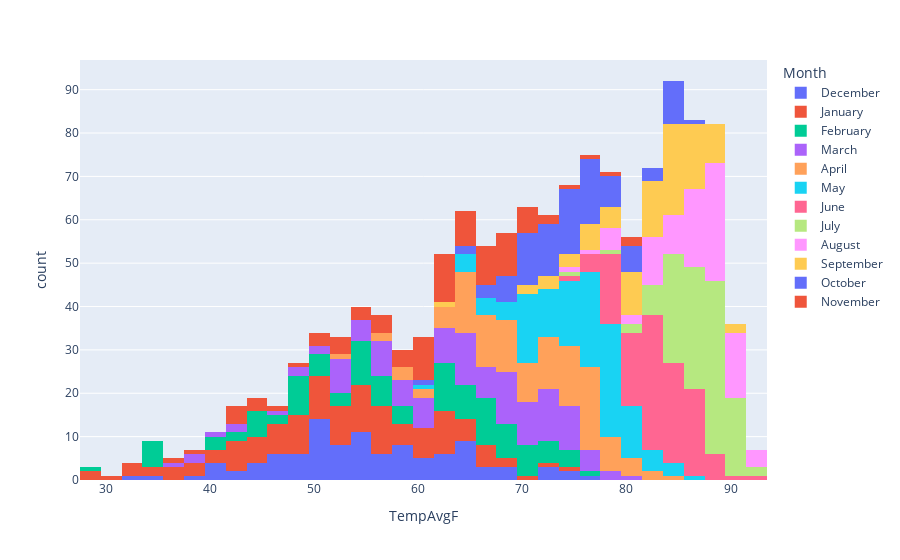

The notebook cell this image was saved under:
### Markdown cell above
You can also introduce some additional granularity to the histogram by having it display the distribution of the data based on a specific column. You can do this by passing in the column name to the `color` parameter.

**Step 3.1** Create a histogram with the distribution of the `TempAvgF` in the `weather` dataset based on the month.<br>

### Code cell
#create month column
weather['Month'] = weather['Date'].dt.month_name()

#create a histogram with plotly express that shows the color for each subscription type
fig = px.histogram(data_frame=weather, x='TempAvgF', color='Month')
fig.show()

### Figure 1 — Plotly figure (JSON) as saved in the notebook; plotly's stock layout.template omitted (floating-point values rounded to 4 significant figures)
{"data": [{"alignmentgroup": "True", "bingroup": "x", "hovertemplate": "Month=December<br>TempAvgF=%{x}<br>count=%{y}<extra></extra>", "legendgroup": "December", "marker": {"color": "#636efa", "pattern": {"shape": ""}}, "name": "December", "offsetgroup": "December", "orientation": "v", "showlegend": true, "type": "histogram", "x": [60, 48, 45, 46, 50, 48, 53, 51, 50, 40, 46, 54, 45, 54, 62, 69, 62, 54, 58, 56, 57, 62, 65, 65, 68, 63, 55, 51, 55, 53, 52, 53, 67, 51, 46, 49, 64, 54, 40, 49, 43, 39, 53, 55, 52, 50, 51, 57, 57, 59, 62, 65, 66, 73, 60, 59, 64, 55, 54, 46, 51, 59, 65, 64, 67, 63, 61, 74, 55, 41, 43, 49, 46, 53, 58, 51, 51, 50, 51, 48, 44, 40, 44, 59, 57, 64, 50, 50, 59, 55, 32, 34, 47, 57, 59, 60, 72, 74, 77, 69, 73, 60, 52, 64], "xaxis": "x", "yaxis": "y"}, {"alignmentgroup": "True", "bingroup": "x", "hovertemplate": "Month=January<br>TempAvgF=%{x}<br>count=%{y}<extra></extra>", "legendgroup": "January", "marker": {"color": "#EF553B", "pattern": {"shape": ""}}, "name": "January", "offsetgroup": "January", "orientation": "v", "showlegend": true, "type": "histogram", "x": [54, 44, 43, 57, 47, 29, 35, 47, 62, 65, 62, 57, 57, 57, 52, 56, 54, 54, 59, 64, 51, 54, 42, 33, 48, 60, 47, 33, 38, 48, 68, 37, 41, 51, 43, 41, 54, 41, 30, 36, 34, 42, 43, 39, 39, 49, 51, 54, 59, 56, 61, 53, 47, 45, 50, 57, 60, 67, 62, 66, 53, 56, 46, 45, 52, 48, 46, 50, 61, 55, 48, 42, 45, 50, 52, 59, 59, 54, 45, 48, 56, 51, 54, 46, 44, 53, 66, 51, 48, 52, 57, 62, 72, 63, 64, 60, 42, 49, 29, 32, 37, 57, 69, 70, 74, 67, 52, 62, 64, 54, 52, 62, 62, 65, 62, 61, 67, 59, 50, 48, 50, 55, 63, 61], "xaxis": "x", "yaxis": "y"}, {"alignmentgroup": "True", "bingroup": "x", "hovertemplate": "Month=February<br>TempAvgF=%{x}<br>count=%{y}<extra></extra>", "legendgroup": "February", "marker": {"color": "#00cc96", "pattern": {"shape": ""}}, "name": "February", "offsetgroup": "February", "orientation": "v", "showlegend": true, "type": "histogram", "x": [66, 45, 40, 53, 40, 29, 34, 51, 59, 48, 35, 45, 51, 67, 59, 68, 70, 69, 73, 70, 57, 63, 74, 66, 62, 44, 45, 62, 59, 41, 42, 49, 45, 49, 55, 68, 68, 64, 65, 53, 55, 63, 63, 51, 45, 49, 54, 65, 67, 47, 34, 34, 49, 43, 34, 34, 66, 62, 49, 47, 48, 51, 50, 56, 57, 56, 68, 63, 64, 66, 62, 63, 63, 67, 73, 71, 68, 65, 54, 54, 54, 53, 58, 67, 70, 67, 55, 49, 49, 62, 73, 71, 69, 56, 65, 76, 73, 71, 57, 54, 55, 64, 74, 71, 64, 67, 69, 73, 67, 54, 57, 74, 75], "xaxis": "x", "yaxis": "y"}, {"alignmentgroup": "True", "bingroup": "x", "hovertemplate": "Month=March<br>TempAvgF=%{x}<br>count=%{y}<extra></extra>", "legendgroup": "March", "marker": {"color": "#ab63fa", "pattern": {"shape": ""}}, "name": "March", "offsetgroup": "March", "orientation": "v", "showlegend": true, "type": "histogram", "x": [68, 51, 36, 40, 46, 54, 53, 52, 49, 61, 70, 60, 52, 62, 68, 56, 55, 65, 62, 59, 67, 69, 54, 58, 57, 60, 72, 76, 64, 62, 73, 39, 42, 52, 52, 39, 42, 49, 51, 52, 57, 57, 63, 66, 66, 60, 65, 70, 71, 73, 64, 58, 68, 66, 71, 73, 62, 64, 66, 71, 72, 74, 70, 64, 73, 61, 68, 68, 70, 76, 65, 61, 65, 66, 71, 73, 80, 71, 73, 68, 55, 53, 52, 62, 74, 59, 57, 61, 65, 62, 64, 73, 76, 64, 58, 56, 57, 66, 76, 69, 68, 74, 73, 64, 55, 58, 57, 62, 69, 74, 75, 75, 75, 74, 76, 75, 72, 69, 75, 78, 78, 72, 68, 71], "xaxis": "x", "yaxis": "y"}, {"alignmentgroup": "True", "bingroup": "x", "hovertemplate": "Month=April<br>TempAvgF=%{x}<br>count=%{y}<extra></extra>", "legendgroup": "April", "marker": {"color": "#FFA15A", "pattern": {"shape": ""}}, "name": "April", "offsetgroup": "April", "orientation": "v", "showlegend": true, "type": "histogram", "x": [76, 76, 77, 64, 60, 57, 62, 64, 65, 72, 73, 75, 73, 58, 52, 57, 62, 69, 66, 68, 74, 75, 73, 78, 76, 77, 85, 80, 72, 66, 76, 76, 76, 63, 64, 75, 78, 74, 79, 65, 65, 75, 76, 67, 69, 74, 71, 66, 73, 64, 66, 74, 77, 77, 82, 78, 74, 59, 63, 67, 59, 60, 62, 68, 68, 69, 67, 68, 68, 72, 80, 68, 65, 66, 67, 70, 71, 69, 72, 71, 72, 72, 69, 71, 79, 79, 76, 75, 80, 76, 71, 67, 70, 75, 64, 64, 67, 69, 74, 76, 67, 70, 75, 75, 76, 77, 72, 72, 77, 79, 80, 65, 64, 65, 76, 77, 70, 83, 79, 65], "xaxis": "x", "yaxis": "y"}, {"alignmentgroup": "True", "bingroup": "x", "hovertemplate": "Month=May<br>TempAvgF=%{x}<br>count=%{y}<extra></extra>", "legendgroup": "May", "marker": {"color": "#19d3f3", "pattern": {"shape": ""}}, "name": "May", "offsetgroup": "May", "orientation": "v", "showlegend": true, "type": "histogram", "x": [65, 70, 76, 76, 76, 76, 79, 79, 76, 76, 83, 72, 61, 64, 65, 74, 73, 74, 76, 78, 80, 79, 78, 78, 80, 70, 68, 76, 78, 81, 82, 70, 71, 71, 75, 75, 79, 78, 76, 79, 82, 74, 67, 67, 78, 72, 77, 75, 81, 82, 81, 69, 70, 77, 73, 74, 78, 76, 78, 77, 79, 77, 72, 64, 67, 71, 74, 71, 73, 70, 77, 79, 76, 76, 79, 72, 67, 74, 74, 71, 69, 73, 77, 80, 78, 81, 82, 79, 71, 78, 79, 78, 75, 71, 77, 80, 70, 71, 73, 75, 74, 71, 77, 80, 76, 74, 78, 80, 78, 80, 84, 85, 75, 70, 69, 72, 72, 78, 84, 87, 80, 78, 78, 77], "xaxis": "x", "yaxis": "y"}, {"alignmentgroup": "True", "bingroup": "x", "hovertemplate": "Month=June<br>TempAvgF=%{x}<br>count=%{y}<extra></extra>", "legendgroup": "June", "marker": {"color": "#FF6692", "pattern": {"shape": ""}}, "name": "June", "offsetgroup": "June", "orientation": "v", "showlegend": true, "type": "histogram", "x": [80, 83, 83, 83, 83, 83, 83, 83, 77, 78, 80, 80, 79, 92, 83, 84, 84, 85, 84, 83, 84, 83, 78, 84, 80, 80, 83, 86, 86, 87, 76, 79, 78, 78, 80, 80, 81, 82, 84, 83, 84, 84, 85, 79, 82, 78, 81, 82, 78, 78, 79, 81, 84, 83, 83, 85, 83, 82, 84, 84, 78, 76, 75, 77, 78, 80, 81, 81, 82, 80, 85, 86, 85, 86, 87, 86, 87, 86, 86, 85, 86, 86, 85, 84, 83, 86, 86, 87, 84, 85, 78, 83, 82, 80, 78, 81, 83, 83, 82, 82, 83, 85, 87, 87, 88, 88, 89, 89, 84, 87, 86, 88, 91, 79, 83, 82, 81, 82, 87, 89], "xaxis": "x", "yaxis": "y"}, {"alignmentgroup": "True", "bingroup": "x", "hovertemplate": "Month=July<br>TempAvgF=%{x}<br>count=%{y}<extra></extra>", "legendgroup": "July", "marker": {"color": "#B6E880", "pattern": {"shape": ""}}, "name": "July", "offsetgroup": "July", "orientation": "v", "showlegend": true, "type": "histogram", "x": [86, 85, 84, 82, 82, 84, 85, 86, 85, 84, 83, 85, 87, 88, 83, 84, 82, 75, 78, 84, 87, 86, 86, 84, 86, 87, 87, 87, 87, 86, 87, 81, 81, 84, 84, 84, 84, 85, 85, 85, 84, 83, 84, 86, 86, 85, 85, 86, 88, 87, 86, 86, 87, 88, 88, 87, 87, 89, 89, 89, 88, 90, 85, 87, 88, 90, 89, 90, 89, 90, 89, 87, 90, 89, 91, 89, 90, 88, 88, 89, 89, 89, 89, 89, 90, 90, 89, 84, 83, 86, 85, 87, 88, 89, 89, 88, 90, 89, 89, 87, 88, 89, 88, 89, 89, 90, 89, 87, 84, 88, 88, 89, 90, 91, 90, 90, 89, 91, 91, 89, 91, 92, 93, 88], "xaxis": "x", "yaxis": "y"}, {"alignmentgroup": "True", "bingroup": "x", "hovertemplate": "Month=August<br>TempAvgF=%{x}<br>count=%{y}<extra></extra>", "legendgroup": "August", "marker": {"color": "#FF97FF", "pattern": {"shape": ""}}, "name": "August", "offsetgroup": "August", "orientation": "v", "showlegend": true, "type": "histogram", "x": [82, 79, 83, 83, 85, 88, 90, 89, 89, 89, 89, 87, 83, 84, 88, 91, 90, 90, 87, 90, 92, 91, 88, 89, 89, 89, 87, 88, 87, 85, 87, 86, 88, 87, 89, 90, 90, 89, 90, 89, 90, 90, 92, 91, 90, 89, 87, 86, 88, 89, 79, 82, 87, 89, 89, 89, 86, 86, 85, 83, 86, 86, 87, 87, 88, 88, 89, 89, 89, 89, 91, 92, 90, 92, 87, 78, 74, 77, 80, 81, 84, 78, 78, 83, 86, 85, 84, 84, 82, 83, 82, 83, 84], "xaxis": "x", "yaxis": "y"}, {"alignmentgroup": "True", "bingroup": "x", "hovertemplate": "Month=September<br>TempAvgF=%{x}<br>count=%{y}<extra></extra>", "legendgroup": "September", "marker": {"color": "#FECB52", "pattern": {"shape": ""}}, "name": "September", "offsetgroup": "September", "orientation": "v", "showlegend": true, "type": "histogram", "x": [90, 88, 88, 86, 87, 86, 82, 84, 86, 88, 89, 81, 63, 71, 79, 84, 83, 81, 80, 82, 81, 81, 76, 72, 73, 76, 74, 77, 78, 78, 84, 83, 84, 88, 90, 88, 88, 88, 84, 84, 84, 80, 77, 77, 84, 84, 86, 86, 85, 82, 84, 84, 81, 82, 84, 82, 81, 79, 81, 83, 86, 84, 83, 84, 84, 86, 87, 86, 86, 82, 81, 82, 84, 84, 83, 85, 85, 87, 88, 87, 86, 82, 85, 87, 79, 70, 74, 77, 75, 72], "xaxis": "x", "yaxis": "y"}, {"alignmentgroup": "True", "bingroup": "x", "hovertemplate": "Month=October<br>TempAvgF=%{x}<br>count=%{y}<extra></extra>", "legendgroup": "October", "marker": {"color": "#636efa", "pattern": {"shape": ""}}, "name": "October", "offsetgroup": "October", "orientation": "v", "showlegend": true, "type": "histogram", "x": [84, 84, 75, 70, 75, 81, 83, 82, 84, 84, 69, 69, 69, 66, 72, 72, 74, 76, 74, 73, 71, 72, 75, 73, 75, 74, 74, 75, 73, 73, 66, 82, 78, 72, 73, 76, 77, 77, 80, 80, 79, 80, 86, 79, 78, 79, 76, 75, 71, 70, 73, 79, 76, 76, 68, 61, 69, 71, 70, 66, 71, 71, 70, 72, 75, 81, 84, 84, 76, 74, 71, 68, 71, 76, 79, 77, 81, 85, 84, 84, 84, 74, 65, 64, 70, 77, 77, 76, 76, 74, 75, 76, 73], "xaxis": "x", "yaxis": "y"}, {"alignmentgroup": "True", "bingroup": "x", "hovertemplate": "Month=November<br>TempAvgF=%{x}<br>count=%{y}<extra></extra>", "legendgroup": "November", "marker": {"color": "#EF553B", "pattern": {"shape": ""}}, "name": "November", "offsetgroup": "November", "orientation": "v", "showlegend": true, "type": "histogram", "x": [58, 62, 68, 67, 57, 59, 60, 62, 61, 63, 54, 44, 36, 38, 44, 42, 42, 43, 51, 57, 68, 63, 67, 53, 53, 60, 53, 57, 65, 72, 67, 68, 69, 70, 79, 68, 60, 62, 63, 67, 77, 64, 61, 60, 62, 70, 61, 58, 63, 65, 54, 47, 48, 56, 68, 71, 58, 42, 45, 50, 81, 81, 74, 71, 68, 68, 66, 66, 63, 64, 65, 67, 65, 69, 73, 71, 70, 66, 52, 51, 61, 69, 62, 61, 61, 62, 66, 65, 64, 55], "xaxis": "x", "yaxis": "y"}], "layout": {"barmode": "relative", "legend": {"title": {"text": "Month"}, "tracegroupgap": 0}, "margin": {"t": 60}, "xaxis": {"anchor": "y", "domain": [0, 1], "title": {"text": "TempAvgF"}}, "yaxis": {"anchor": "x", "domain": [0, 1], "title": {"text": "count"}}}}
